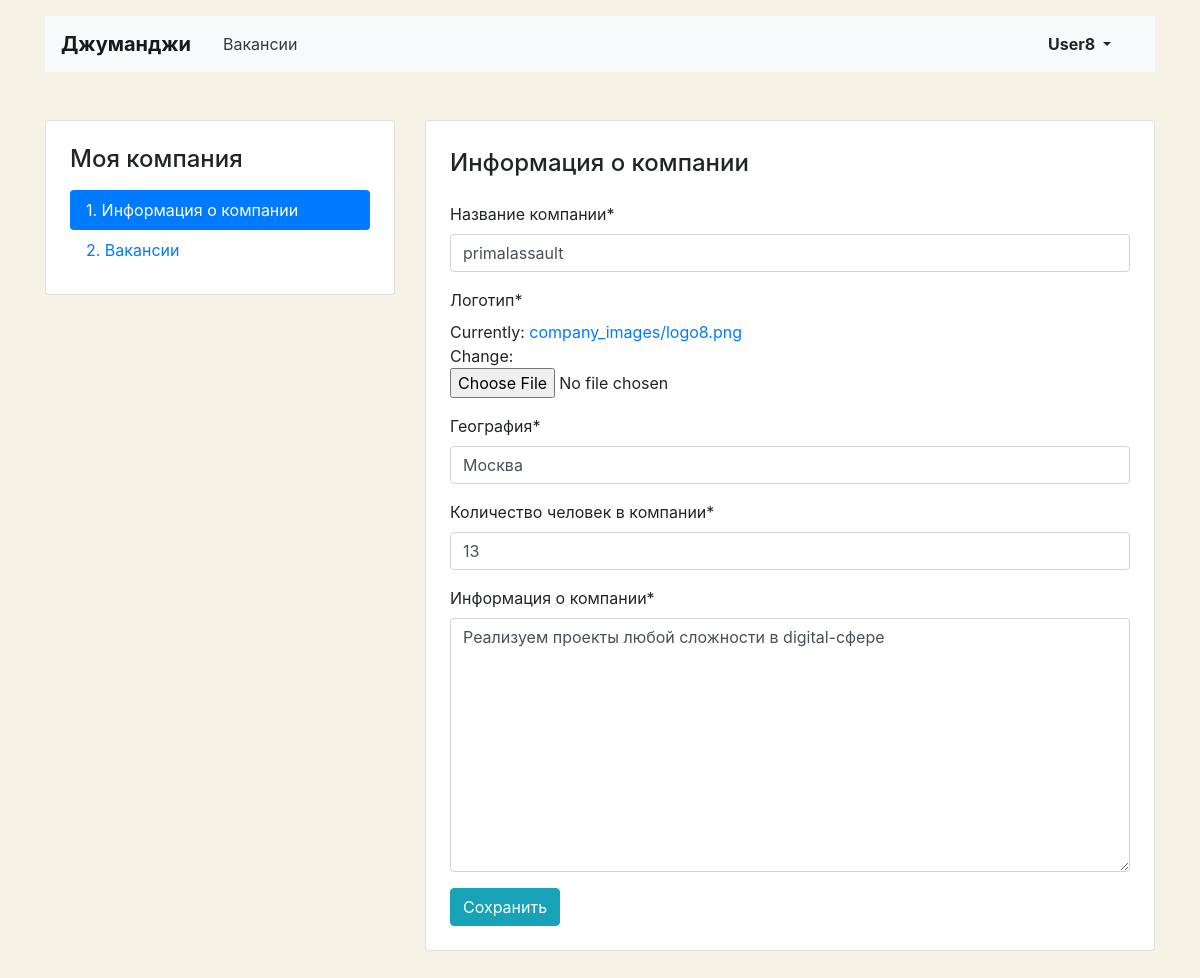
Before: /mycompany (signed in) with the older database file.
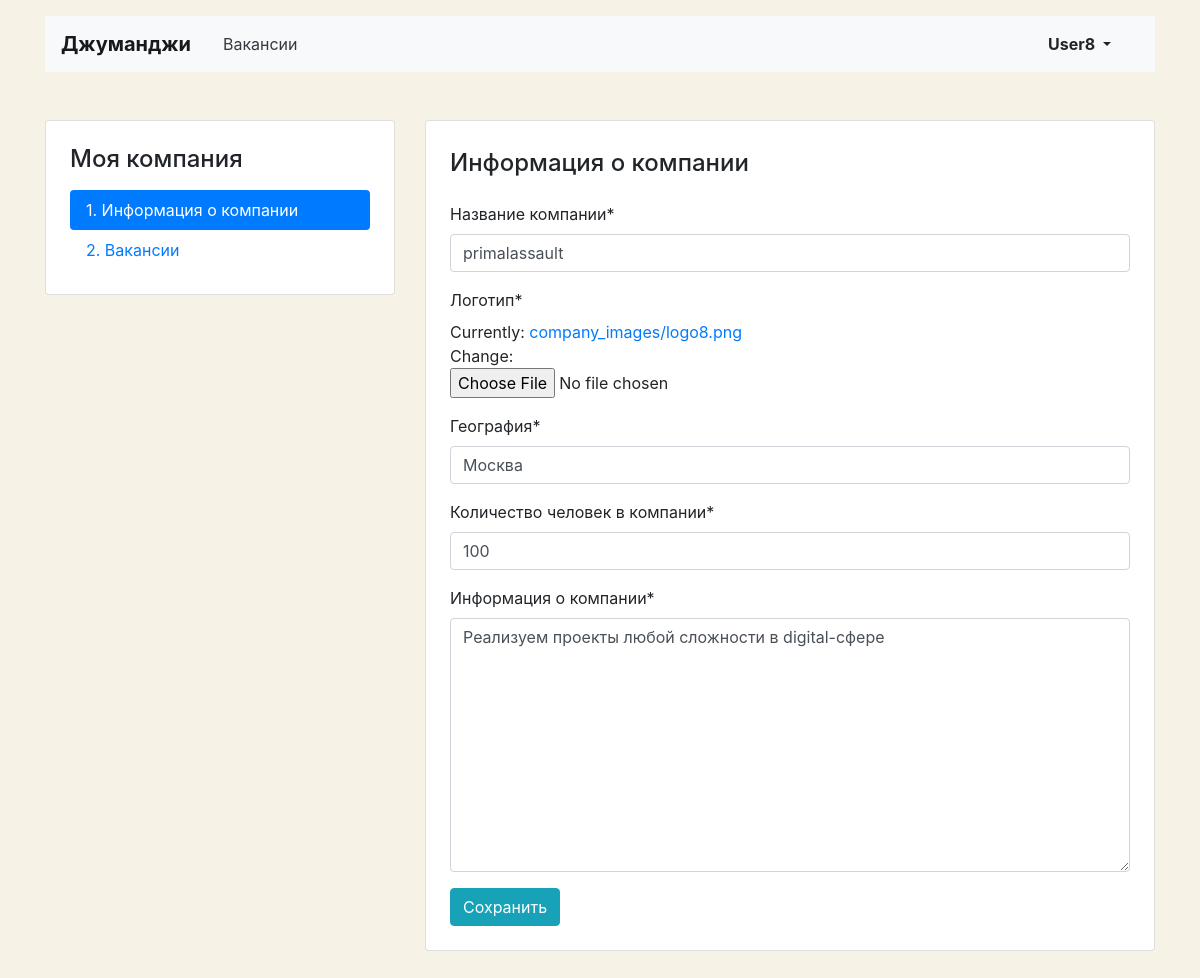
After: the same page with the newer database file.
### vacancy/models.py (models this page shows)
class Company(models.Model):
    name = models.CharField(max_length=120)
    location = models.CharField(max_length=120)
    logo = models.ImageField(upload_to=MEDIA_COMPANY_IMAGE_DIR)
    description = models.TextField()
    employee_count = models.IntegerField()
    owner = models.OneToOneField(User, on_delete=models.CASCADE)

### vacancy/views.py (the view, shortened to what this page needs)
# urls.py: path('mycompany', MyCompanyView.as_view(), name='my_company'),
class MyCompanyView(LoginRequiredMixin, View):
    def get(self, request):
        try:
            company = get_object_or_404(Company, owner=request.user.id)
        except Http404:
            return redirect(reverse('company_lets_start'))
        return render(request, 'my_company.html', context={'form': MyCompanyForm(instance=company)})

### vacancy/forms.py
class MyCompanyForm(forms.ModelForm):
    class Meta:
        model = Company
        fields = ('name', 'logo', 'location', 'employee_count', 'description')
        labels = {
            'name': 'Название компании',
            'logo': 'Логотип',
            'location': 'География',
            'employee_count': 'Количество человек в компании',
            'description': 'Информация о компании'
        }
    def __init__(self, *args, **kwargs):
        super().__init__(*args, **kwargs)
        self.helper = FormHelper()
        self.helper.form_enctype = 'multipart/form-data'

### vacancy/templates/my_company.html (shortened to what this page needs)
{% extends 'base.html' %}
{% block container %}
  <main class="container mt-3 pb-5">
    <div class="row mt-5">
      <div class="col-12 col-lg-4">
        <aside class="pt-3 pb-4 px-4 mb-5 card">
          <h1 class="h4 pt-2 pb-2">Моя компания</h1>
          <div class="nav flex-column nav-pills">
            <a class="nav-link active" href="{% url 'my_company' %}">1. Информация о&nbsp;компании</a>
            <a class="nav-link" href="{% url 'my_vacancies' %}">2. Вакансии</a>
          </div>
        </aside>
      </div>
      <div class="col-12 col-lg-8">
        <div class="card">
          <div class="card-body px-4 pb-4">
            <section class="tab-pane fade show active">
              <h2 class="h4 pt-2 pb-3">Информация о&nbsp;компании</h2>
                {% load crispy_forms_tags %}
                <form method="post" enctype="multipart/form-data">
                    {{ form|crispy }}
                  <button type="submit" class="btn btn-info">Сохранить</button>
                </form>
            </section>
          </div>
        </div>
      </div>
    </div>
  </main>
{% endblock %}

Changed rows visible on the page:
changed Company "primalassault": employee_count "13" → "100"
